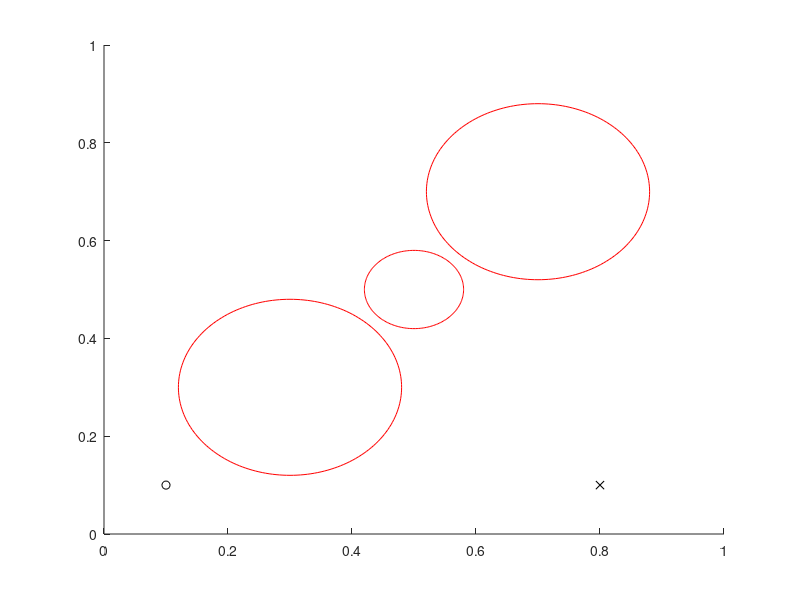

Here is the MATLAB script that generated this plot: (Note: this script raises an error after producing the figure.)
%% Jun You 9/11/17
% This script will demonstrate the improved version of rapidly-exploring random tree called RRT*
% The variables defined to describe vertices which are inputs for the functions used in this script are structured with fields:
%     coord : Array of coordinates [x value, y value]
%     ind : used to number the vertices; will be used to keep track of indices used to create network graphs
% 
% Once ran, you will see tree shaped graph with pink line segments representing graphs. 
% The yellow segment will be removed branch and blue segments will be optimized branch. 
% This is to demontrate the different between RRT and RRT*.
% (RRT will not have the blue branches formed but yellow branches as pink
% braches)
% 
% For information on the algorithm, go to section 3 and 4 of the paper on 
% https://people.eecs.berkeley.edu/~pabbeel/cs287-fa15/optreadings/rrtstar.pdf
%% Initialization

clearvars -except yy
close all
figure; 
axis([0 1 0 1]);
hold on;
% Obstacles (circles)
% Obst_1.mid = [0.7,0.7]; Obst_1.rad = .21; % Center and radius of circle
% Obst_2.mid = [0.3,0.3]; Obst_2.rad = .21;
% Obst_3.mid = [0.5,0.5]; Obst_3.rad = .08;
Obst_1.mid = [0.7,0.7]; Obst_1.rad = .18; % Center and radius of circle
Obst_2.mid = [0.3,0.3]; Obst_2.rad = .18;
Obst_3.mid = [0.5,0.5]; Obst_3.rad = .08;
Obst = [Obst_1,Obst_2,Obst_3]; 
% Plotting Obstacles
for a = 1:length(Obst)
    th = 0:pi/100:2*pi;
    xunit = Obst(a).rad.*cos(th) + Obst(a).mid(1);
    yunit = Obst(a).rad.*sin(th) + Obst(a).mid(2);
    plot(xunit,yunit, 'r');
end
waypoints = cat(1,[0.1,0.1],[0.8,0.1],[0.1,0.8],[0.9,0.9]);
num_iter = 2000; %Set number of iteration to create random point
EPS = .05; % Maximum edge length
Near_r = .08; % Maximum searching radius for rebranching
gamma=0.7;
tic
for wp_ind = 1:length(waypoints)-1

%Initial Coordinate
x_init.coord = waypoints(wp_ind,:);
x_init.ind = 1; 
x_goal.coord = waypoints(wp_ind+1,:); % Coordinate of the goal
h = true;
clear Vertex Tree;
Vertex(1) = x_init;
plot(x_init.coord(1), x_init.coord(2),'o','color','black');
plot(x_goal.coord(1), x_goal.coord(2),'x','color','black');
% Using digraph function to keep track of edges using indices of vertices. 
Tree = digraph;
Tree = addnode(Tree, 1);
% Toggle comment (ctrl+R) or uncomment (ctrl+T) the 4 lines below with *** to use previous random points for testing purposes 
yy=[]; %***

while h
    a=rand();
    if a<=gamma
      x_rand=x_goal;
    else
    x_rand.coord = [rand(),rand()]; %*** 
    end
    yy=[yy ; x_rand.coord]; %***
    
    x_nearest = Nearest(Vertex,Tree,x_rand);
    x_new = Steer(x_nearest,x_rand,EPS);
    if CollisionFree(x_nearest,x_new,Obst)
        X_near = Near(Vertex,Tree,x_new,Near_r);
        x_new.ind = length(Vertex)+1;
        x_min = x_nearest; 
        c_cost = distances(Tree,1,x_nearest.ind)+Cost(x_nearest,x_new);
        
        % Connect along a minimum-cost path
        for y = 1:length(X_near)
            if CollisionFree(X_near(y),x_new,Obst) && (distances(Tree,1,X_near(y).ind)+Cost(X_near(y),x_new))<c_cost
                x_min = X_near(y); 
                c_cost = distances(Tree,1,X_near(y).ind)+Cost(X_near(y),x_new);
            end
        end
        Vertex = [Vertex x_new];
        Tree = addedge(Tree,[x_min.ind],[x_new.ind],Cost(x_min,x_new));
        
        % Draw edges and vertices to form paths
        line([x_min.coord(1),x_new.coord(1)],[x_min.coord(2),x_new.coord(2)],'Color', 'y', 'LineWidth', 1);
        plot(x_new.coord(1), x_new.coord(2),'x','color','y');
        hold on;
        
        % Rewire the tree to create optimal paths (You may
        % comment/remove this whole for-loop to change to RRT)
%         for z = 1:length(X_near)
%             nom_cost=[];
%             if CollisionFree(x_new,X_near(z),Obst) && (distances(Tree,1,x_new.ind)+Cost(x_new,X_near(z)))<distances(Tree,1,X_near(z).ind)
%                 parent_ind = predecessors(Tree,X_near(z).ind);
%                 x_parent = Vertex(parent_ind);
%                 Tree = rmedge(Tree,[x_parent.ind],[X_near(z).ind]);
%                 Tree = addedge(Tree,[x_new.ind],[X_near(z).ind],Cost(x_new,X_near(z)));
%                                 
%                 % Draw remove old branch (Redrew in white) and replace with better branch (in blue)
%                 line([x_parent.coord(1),X_near(z).coord(1)],[x_parent.coord(2),X_near(z).coord(2)],'Color', 'y', 'LineWidth', 1)
%                 line([x_new.coord(1),X_near(z).coord(1)],[x_new.coord(2),X_near(z).coord(2)],'Color', 'y', 'LineWidth', 1)
%                 drawnow;
%                 hold on;
%             end
%         end
    end
    % Check if the end the last vertex connects to the goal
    if CollisionFree(x_new,x_goal,Obst) && Cost(x_new,x_goal)< 4*EPS
        x_goal.ind = x_new.ind+1;
        Vertex = [Vertex x_goal];
        Tree = addedge(Tree,[x_new.ind],[x_goal.ind],Cost(x_new,x_goal));
        plot(x_goal.coord(1), x_goal.coord(2),'x','color','black');
        
        path = shortestpath(Tree,1,x_goal.ind);
        for j = 1:length(path)-1
            line([Vertex(path(j)).coord(1),Vertex(path(j+1)).coord(1)],[Vertex(path(j)).coord(2),Vertex(path(j+1)).coord(2)],'Color', 'black', 'LineWidth', 1)
        end
        h = false;
    end
 
end
end
toc
% The script below is another way of plotting paths. Use this if you want to graph directly from the network graph. 
% figure;
% plot(Tree)
% figure;
% for aaa = 1:length(Vertex)
%     plot(Vertex(aaa).coord(1), Vertex(aaa).coord(2),'x','color','b');
%     drawnow;
%     hold on;
% end
% edges = Tree.Edges.EndNodes;
% for a = 1:length(Tree.Edges.EndNodes)
%     line([Vertex(edges(a,1)).coord(1),Vertex(edges(a,2)).coord(1)],[Vertex(edges(a,1)).coord(2),Vertex(edges(a,2)).coord(2)],'Color', 'm', 'LineWidth', 1)
%     drawnow;
%     hold on;